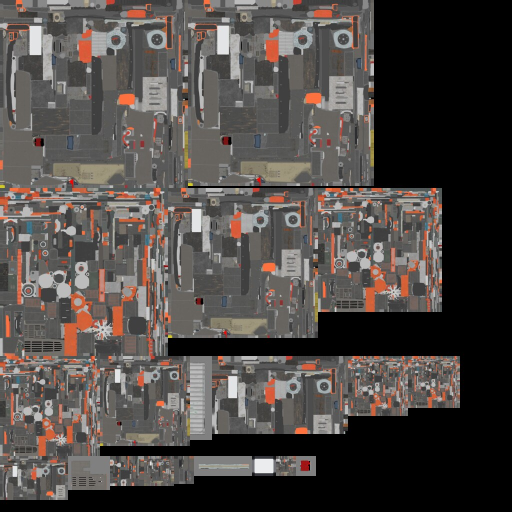
#> input picture _m8-backup/e2e/session3/e2e-c5/img/haymaker/0_kit_base.jpg, 1024 x 1024 px, given in place of Goblin2017_albedo.png, which was not available (shown at 1/2 size)
$ python samples.py ../../../e2e/session3/e2e-c5/img/haymaker
#> lines starting #> are read from the running program, lines starting #| are printed output that depends on the picture
"""Small raw RGB copies of the atlas maps that build.mjs samples for triangle classification. Run with python3 -I samples.py <kit>."""
import sys, os
import numpy as np
from PIL import Image
KIT = sys.argv[1]
for n in ['albedo', 'spec', 'rough', 'ao']:
    im = Image.open(os.path.join(KIT, 'src', 'textures', f'Goblin2017_{n}.png')).convert('RGB').resize((1024, 512), Image.BOX)
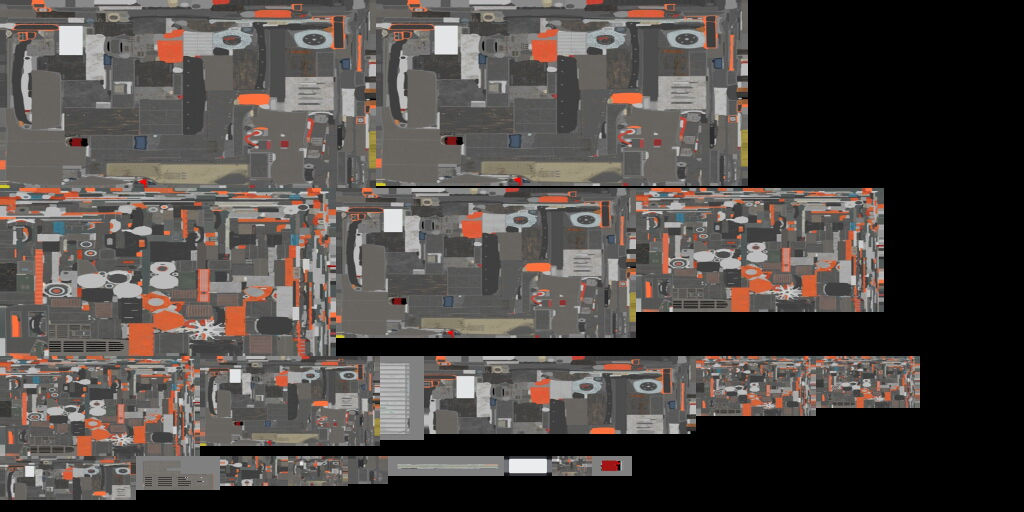
#> im: PIL image 1024x512 RGB; mean R, G, B 78.6, 72.8, 69.6
    np.asarray(im, dtype=np.uint8).tofile(os.path.join(KIT, 'work', f'{n}_1024x512.rgb'))
#> pass 2 of the loop `for n in ['albedo', 'spec', 'rough', 'ao']:`:
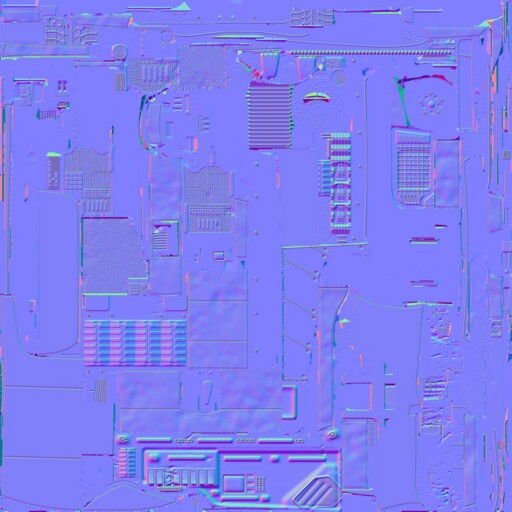
#> input picture _m8-backup/e2e/session3/e2e-c5/img/haymaker/10_trim_normal.jpg, 512 x 512 px, given in place of Goblin2017_spec.png, which was not available
#> `im = Image.open(os.path.join(KIT, 'src', 'textures', f'Goblin2017_{n}...`:
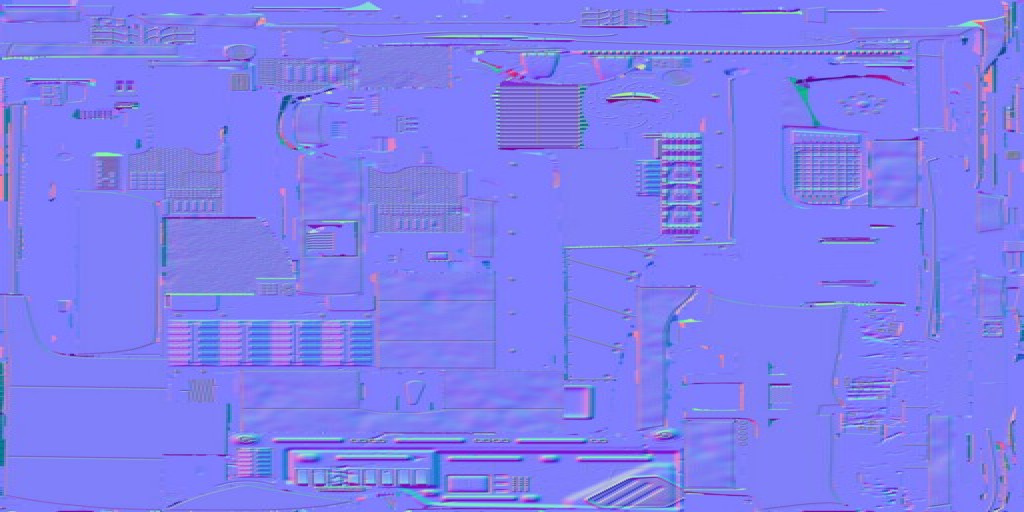
#> im: PIL image 1024x512 RGB; mean R, G, B 127.3, 126.7, 241.4
#> (the run stopped early here; a loop or call above may not have finished)
